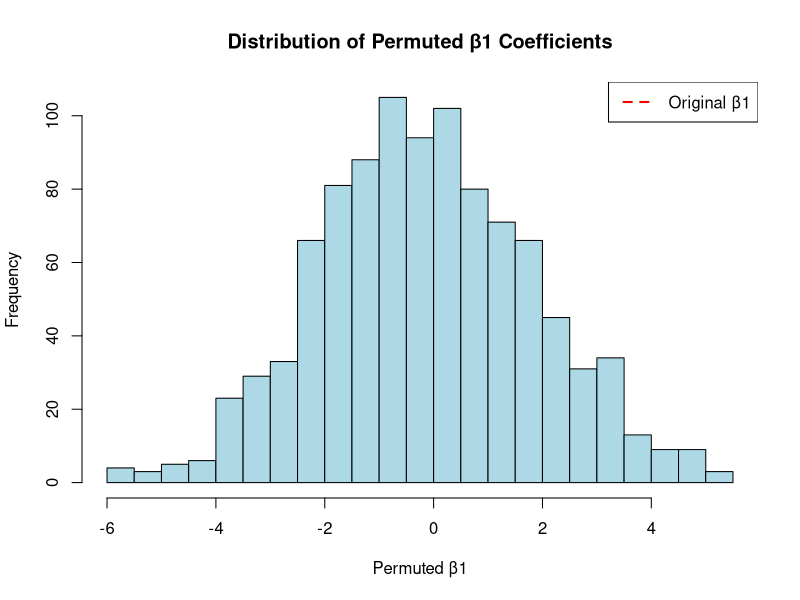
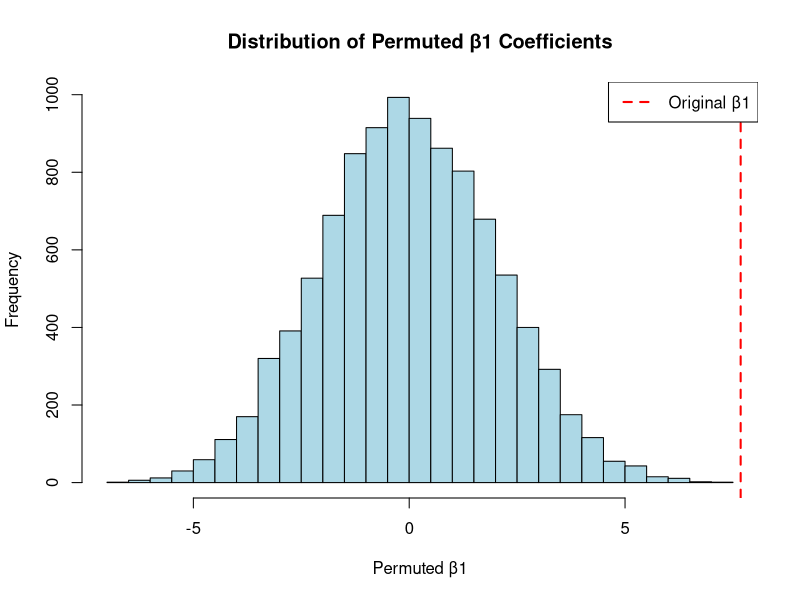

Recreate these plots in R, in order. (Note: a time limit stopped this script after it produced the figures.)
## ---- chunk 1
?mtcars
mtcars
data(mtcars)
### TODO: uncomment the below and complete.

mtcars.small <- mtcars[,c("mpg", "drat")]
mtcars.small
## ---- chunk 2
# #TODO: uncomment code below and take note of slope estimate.
# #Fist we run lm with mpg regressed on drat,
data=mtcars.small #means use columns from this data frame,
# #then  extract coefficients from model
# 
lm(formula = mpg ~ drat, data = mtcars.small)
summary(lm(mpg ~ drat, data=mtcars.small))$coefficients
2*(1-pt(5.096042,30))
# 
# # Code for extracting the coefficient beta_1
output <- lm( mpg ~ drat, data=mtcars.small);
output$coefficients[2]
## ---- chunk 3
### TODO: complete c here.
# Function to perform permutation test with output for comparison
  permutation_test_with_output <- function(data, M) {
  # Store the original model for comparison
  original_model <- lm(mpg ~ drat, data = data)
  original_beta1 <- coef(original_model)["drat"]
  
  # Vector to store permuted beta1 coefficients
  permuted_beta1 <- numeric(M)
  
  # Perform M permutations
  for (i in 1:M) {
    # Permute the drat values
    permuted_drat <- sample(data$drat)
    
    # Fit the model with permuted drat values
    permuted_model <- lm(mpg ~ permuted_drat, data = data)
    
    # Store the beta1 coefficient from the permuted model
    permuted_beta1[i] <- coef(permuted_model)["permuted_drat"]
  }
  
  # Calculate the p-value (two-sided test)
  p_value <- mean(abs(permuted_beta1) >= abs(original_beta1))
  
  # Output the results
  cat("Original β1 (from real data):", original_beta1, "\n\n")
  
  # Summary statistics of permuted beta1 coefficients
  cat("Summary of Permuted β1 Coefficients:\n")
  print(summary(permuted_beta1))
  
  # Plot the distribution of permuted beta1 coefficients
  hist(permuted_beta1, main="Distribution of Permuted β1 Coefficients",   xlab="Permuted β1", col="lightblue", breaks=20)
  abline(v = original_beta1, col = "red", lwd = 2, lty = 2)
  legend("topright", legend = c("Original β1"), col = "red", lty = 2, lwd = 2)

# Output p-value
  cat("\nP-value from permutation test:", p_value, "\n")
  
  # Return the permuted beta1 values (optional, for further analysis)
  return(list(permuted_beta1 = permuted_beta1, original_beta1 = original_beta1, p_value = p_value))
}

# Use the function with M=1000 and M=10000
set.seed(123)  # For reproducibility

mtcars.small <- mtcars[,c("mpg", "drat")]
data(mtcars.small)

# Run permutation test with M=1000
cat("Permutation test with M=1000 iterations:\n")
result_1000 <- permutation_test_with_output(mtcars, M=1000)

# Run permutation test with M=10000
cat("\nPermutation test with M=10000 iterations:\n")
result_10000 <- permutation_test_with_output(mtcars, M=10000)


# Run permutation test with M=10000
cat("\nPermutation test with M=10000 iterations:\n")
result_100000 <- permutation_test_with_output(mtcars, M=100000)
